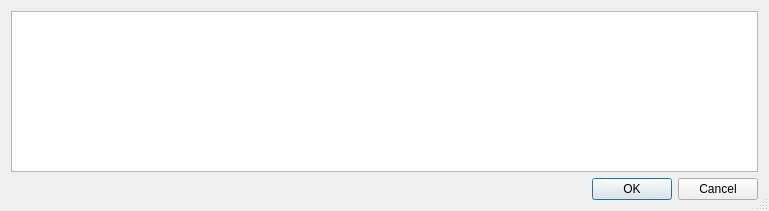
<?xml version="1.0" encoding="UTF-8"?>
<ui version="4.0">
 <class>MultiLineInputDialog</class>
 <widget class="QDialog" name="MultiLineInputDialog">
  <property name="geometry">
   <rect>
    <x>0</x>
    <y>0</y>
    <width>769</width>
    <height>211</height>
   </rect>
  </property>
  <property name="font">
   <font>
    <family>Ubuntu</family>
    <pointsize>9</pointsize>
   </font>
  </property>
  <property name="windowTitle">
   <string>MultiLineInputDialog</string>
  </property>
  <property name="sizeGripEnabled">
   <bool>true</bool>
  </property>
  <property name="modal">
   <bool>true</bool>
  </property>
  <layout class="QGridLayout" name="gridLayout_2">
   <item row="0" column="0">
    <layout class="QGridLayout" name="gridLayout">
     <item row="0" column="0">
      <widget class="QPlainTextEdit" name="plainTextEdit">
       <property name="font">
        <font>
         <family>Lucida Console</family>
         <pointsize>11</pointsize>
        </font>
       </property>
      </widget>
     </item>
     <item row="1" column="0">
      <widget class="QDialogButtonBox" name="buttonBox">
       <property name="standardButtons">
        <set>QDialogButtonBox::Cancel|QDialogButtonBox::Ok</set>
       </property>
      </widget>
     </item>
    </layout>
   </item>
  </layout>
 </widget>
 <resources/>
 <connections>
  <connection>
   <sender>buttonBox</sender>
   <signal>accepted()</signal>
   <receiver>MultiLineInputDialog</receiver>
   <slot>accept()</slot>
   <hints>
    <hint type="sourcelabel">
     <x>199</x>
     <y>276</y>
    </hint>
    <hint type="destinationlabel">
     <x>199</x>
     <y>149</y>
    </hint>
   </hints>
  </connection>
  <connection>
   <sender>buttonBox</sender>
   <signal>rejected()</signal>
   <receiver>MultiLineInputDialog</receiver>
   <slot>reject()</slot>
   <hints>
    <hint type="sourcelabel">
     <x>199</x>
     <y>276</y>
    </hint>
    <hint type="destinationlabel">
     <x>199</x>
     <y>149</y>
    </hint>
   </hints>
  </connection>
 </connections>
</ui>
